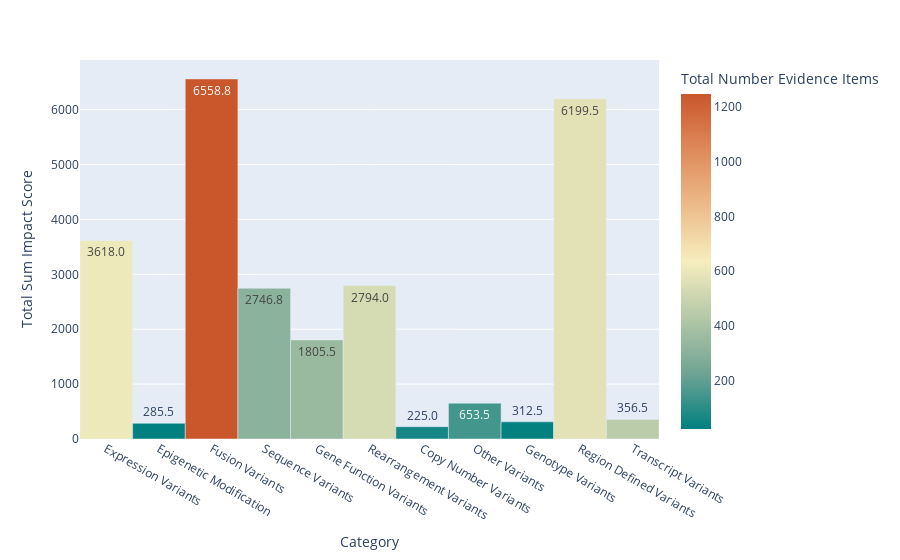

Source (notebook cell):
### Markdown cell above
The bar graph below shows the relationship between the Not Suported variant sub category impact score and the sub category. Additionally, the colors illustrate the number of evidence items associated each sub category.

### Code cell
fig = px.bar(
    not_supported_variant_impact_df,
    x="Category",
    y="Total Sum Impact Score",
    hover_data=["Total Number Evidence Items", not_supported_variant_impact_df["% Accepted Evidence Items"]],
    color="Total Number Evidence Items",
    labels={"Total Sum Impact Score": "Total Sum Impact Score"},
    text_auto=".1f",
    color_continuous_scale="geyser"
)
fig.update_traces(width=1)
fig.show()

### Figure 1 — Plotly figure (JSON) as saved in the notebook; plotly's stock layout.template omitted (floating-point values rounded to 4 significant figures)
{"data": [{"alignmentgroup": "True", "customdata": [[611, "55.97%"], [23, "95.65%"], [1247, "59.90%"], [308, "63.64%"], [354, "43.50%"], [534, "37.83%"], [63, "42.86%"], [145, "40.00%"], [29, "58.62%"], [575, "70.96%"], [451, "11.97%"]], "hovertemplate": "Category=%{x}<br>Total Sum Impact Score=%{y}<br>Total Number Evidence Items=%{marker.color}<br>% Accepted Evidence Items=%{customdata[1]}<extra></extra>", "legendgroup": "", "marker": {"color": [611, 23, 1247, 308, 354, 534, 63, 145, 29, 575, 451], "coloraxis": "coloraxis", "pattern": {"shape": ""}}, "name": "", "offsetgroup": "", "orientation": "v", "showlegend": false, "textposition": "auto", "texttemplate": "%{y:.1f}", "type": "bar", "width": 1, "x": ["Expression Variants", "Epigenetic Modification", "Fusion Variants", "Sequence Variants", "Gene Function Variants", "Rearrangement Variants", "Copy Number Variants", "Other Variants", "Genotype Variants", "Region Defined Variants", "Transcript Variants"], "xaxis": "x", "y": [3618, 285.5, 6559.0, 2747.0, 1806.0, 2794, 225, 653.5, 312.5, 6200.0, 356.5], "yaxis": "y"}], "layout": {"barmode": "relative", "coloraxis": {"colorbar": {"title": {"text": "Total Number Evidence Items"}}, "colorscale": [[0, "rgb(0, 128, 128)"], [0.1667, "rgb(112, 164, 148)"], [0.3333, "rgb(180, 200, 168)"], [0.5, "rgb(246, 237, 189)"], [0.6667, "rgb(237, 187, 138)"], [0.8333, "rgb(222, 138, 90)"], [1, "rgb(202, 86, 44)"]]}, "legend": {"tracegroupgap": 0}, "margin": {"t": 60}, "xaxis": {"anchor": "y", "domain": [0, 1], "title": {"text": "Category"}}, "yaxis": {"anchor": "x", "domain": [0, 1], "title": {"text": "Total Sum Impact Score"}}}}
